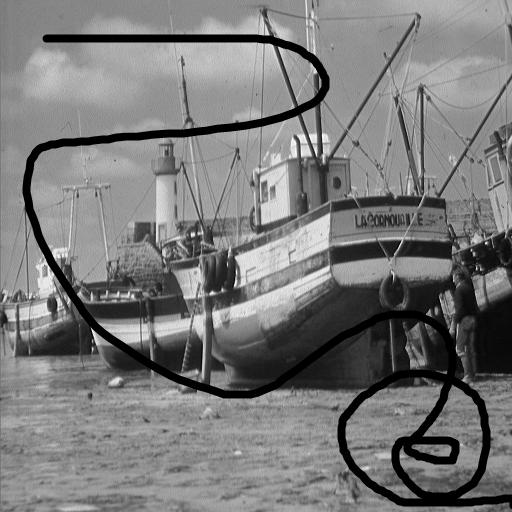
#> input picture Linear-Algebra/Practice/lab5/myboat.jpg, 512 x 512 px
$ jupyter execute --allow-errors SVD_For_Image_Compression.ipynb   (shell and % lines are left out)
#> lines starting #> are read from the running program, lines starting #| are printed output that depends on the picture
# Image compression by SVD and Eigenfaces

## 1 # Image compression by SVD

Idea:
(1) We take an image

(2) we convert it in gray scale if necessary

(3) We construct the matrix of pixels, let it be A

(4) We compute the SVD of the matrix, of rank r

(5) We choose k<=r

(6) We construct the Low Rank (k) approximation  of A: A_k

(7) We reconstruct the image

Let's Begin the game

[cell 1]
import os
import numpy as np
from PIL import Image
# pip install pillow
import matplotlib.pyplot as plt

[cell 2]
# impath =path to the image file
impath = 'myboat.jpg'

# Let us open the image
img = Image.open(impath)
#> img is the input picture: PIL image 512x512 L; min 0, max 255, mean 121.7
s = float(os.path.getsize(impath))/1000 #Normalization
print("Size of the image: ",img.size, " Total: ", 512*512)
#| Size of the image:  (512, 512)  Total:  262144
plt.title("Original Image (modification of the famous boat image) (%0.2f Kb):" %s)
plt.imshow(img)

[cell 3]
imggray = img.convert('LA')
imgmat = np.array( list(imggray.getdata(band = 0)), float)
print(imgmat.shape)
#| (262144,)
imgmat.shape = (imggray.size[1], imggray.size[0])
print(imgmat.shape)
#| (512, 512)
print(np.linalg.matrix_rank(imgmat))
#| 512
plt.figure()
plt.imshow(imgmat, cmap = 'gray')
plt.title("Image after convertion (Grayscale)")
plt.show()
imgmat = np.matrix(imgmat)
plt.figure()
plt.imshow(imgmat, cmap = 'gray')
plt.title("Image after convertion (Grayscale)")
plt.show()
#result = Image.fromarray((cmpimg ).astype(np.uint8))
#result.save('myboat_grey.jpg')

[cell 4]
# Let us compute the SVD of the image
U,S,Vt=np.linalg.svd(imgmat, full_matrices=True)
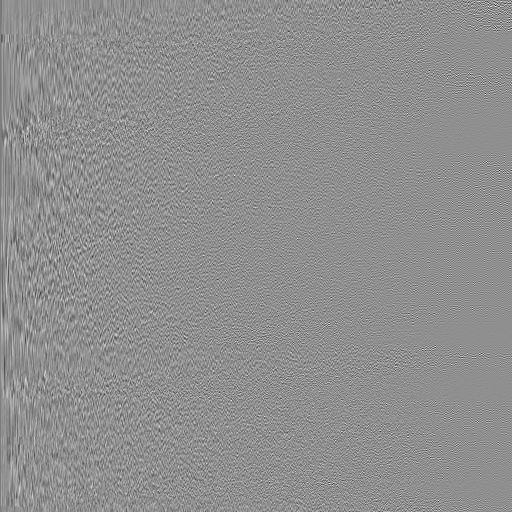
#> U: shape (512, 512) float64; min -0.364, max 0.282, mean -8.28e-05; drawn with min black and max white
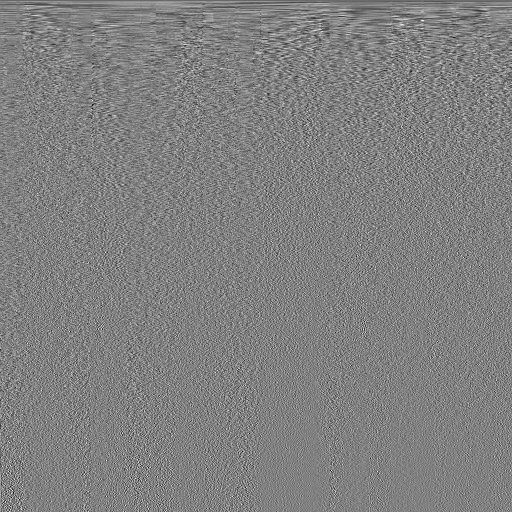
#> Vt: shape (512, 512) float64; min -0.254, max 0.249, mean -8.73e-05; drawn with min black and max white
#> S = 512 values, max 64303.3 at index 0, min 0.0387 at index 511, mean 523.5
#Singular Value Decomposition

[cell 5]
# Let us compute the SVD of the image
U1,S1,V1t=np.linalg.svd(imgmat, full_matrices=False) #single value decomposition
#> S1 has the same summary as S

[cell 6]
print(U-U1)
#> (printed output is left out)

[cell 7]
print("Image after compression: ")

for k in range(1, 100, 5):
    cmpimg = np.matrix(U[:, :k]) * np.diag(S[:k]) * np.matrix(Vt[:k,:])
    print(np.linalg.matrix_rank(cmpimg))
    print(cmpimg.shape)
    plt.imshow(cmpimg, cmap = 'gray')
    title = " Image after =  %s" %k
    plt.title(title)
    plt.show()
    result = Image.fromarray((cmpimg ).astype(np.uint8))
#> this loop made 20 passes
#| 1
#| 6
#| 11
#| 16
#| 21
#| 26
#| 31
#| 36
#> (further printed lines are left out)
#> pass 1, `cmpimg = np.matrix(U[:, :k]) * np.diag(S[:k]) * np.matrix(Vt[:k,:])`:
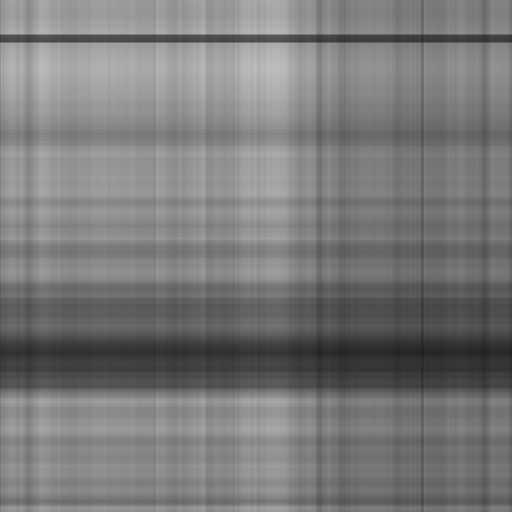
#> cmpimg: shape (512, 512) float64; min 32.95, max 190.7, mean 121.9
#> pass 2, `cmpimg = np.matrix(U[:, :k]) * np.diag(S[:k]) * np.matrix(Vt[:k,:])`:
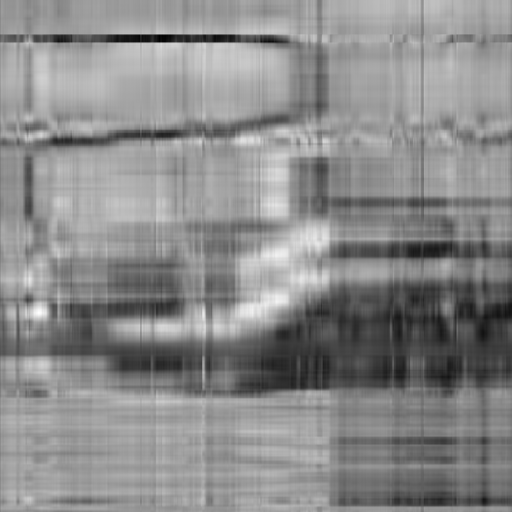
#> cmpimg: shape (512, 512) float64; min -34.37, max 252.4, mean 121.7; drawn with min black and max white
#> pass 2, `result = Image.fromarray((cmpimg ).astype(np.uint8))`:
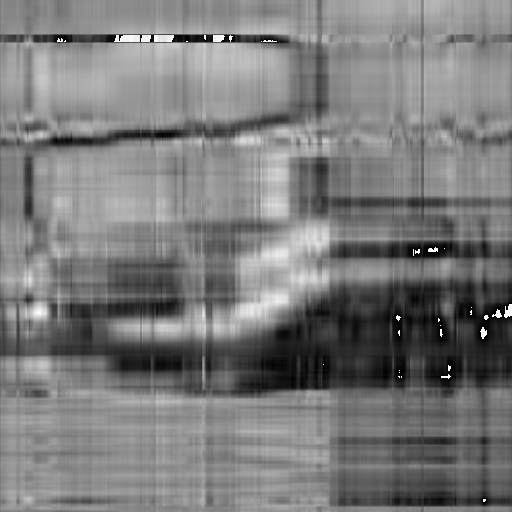
#> result: PIL image 512x512 L; min 0, max 255, mean 122.1
#> after the loop:
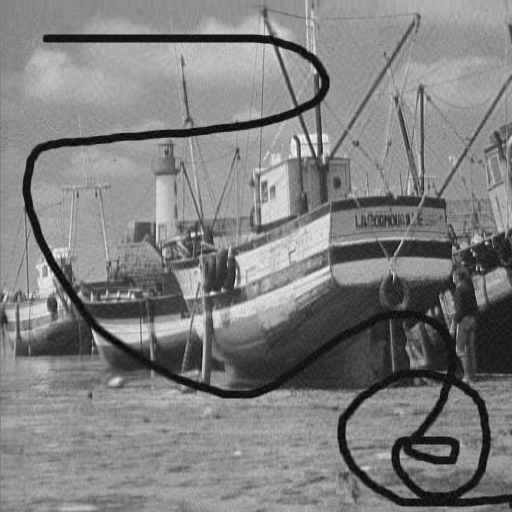
#> cmpimg: shape (512, 512) float64; min -23.49, max 265.7, mean 121.7; drawn with min black and max white
result.save('myboatcompressed.jpg')
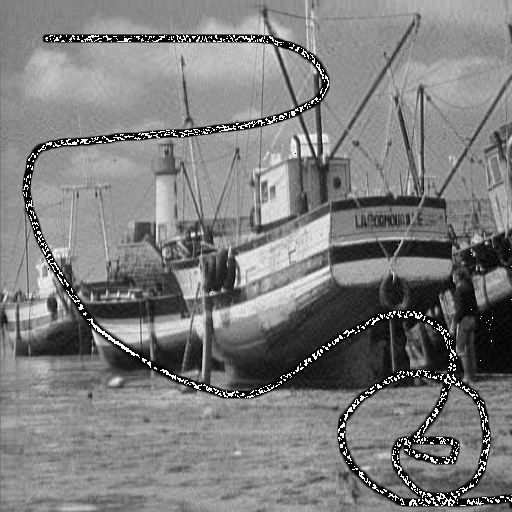
#> saved as myboatcompressed.jpg: PIL image 512x512 L; min 0, max 255, mean 125.7
s = float(os.path.getsize('myboatcompressed.jpg'))/1000
print(s)

[cell 8]
np.matrix(U[:, :1]) * np.diag(S[:1]) * np.matrix(Vt[:1,:])

[cell 9]
print("Image after compression: ")

for i in range(1, 512, 63):
    cmpimg = np.matrix(U[:, :i]) * np.diag(S[:i]) * np.matrix(Vt[:i,:])
    plt.imshow(cmpimg, cmap = 'gray')
    title = " Image after =  %s" %i
    plt.title(title)
    plt.show()
    result = Image.fromarray((cmpimg ).astype(np.uint8))
#> this loop made 9 passes
#> pass 2, `result = Image.fromarray((cmpimg ).astype(np.uint8))`:
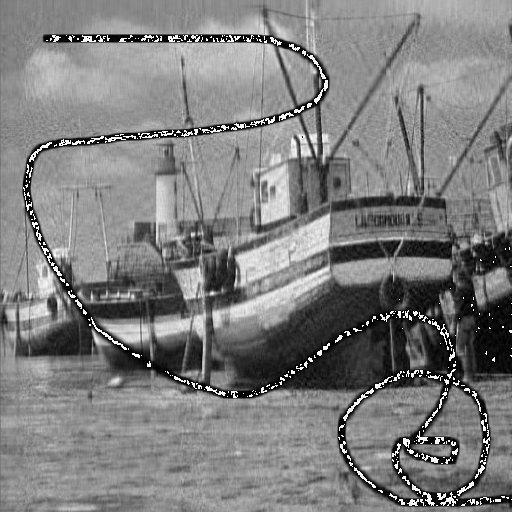
#> result: PIL image 512x512 L; min 0, max 255, mean 125.9
#> pass 3, `result = Image.fromarray((cmpimg ).astype(np.uint8))`:
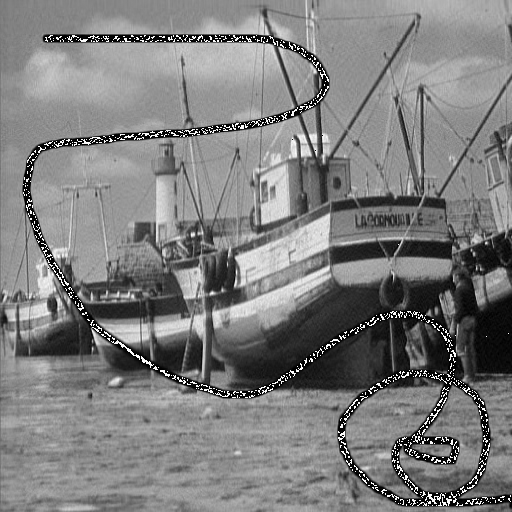
#> result: PIL image 512x512 L; min 0, max 255, mean 125.4
result.save('myboatcompressed.jpg')
